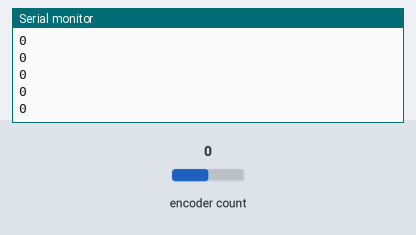
A sketch run on a simulated ESP32. Shown: the last lines printed to the serial monitor. Inputs (shaded band) come from the test bench; at power-on: encoder count 0.

Above: at 1.2 s.
1.3 s: encoder count set to 1
At 2.4 s:
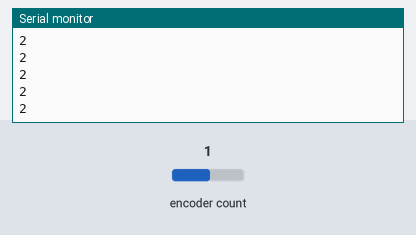
2.8 s: encoder count set to 2
At 3.8 s:
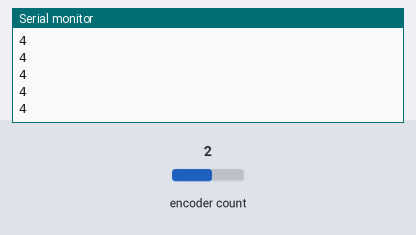
Timing chart, 0 to 5.8 s (numbered marks = the images above; inputs shaded):
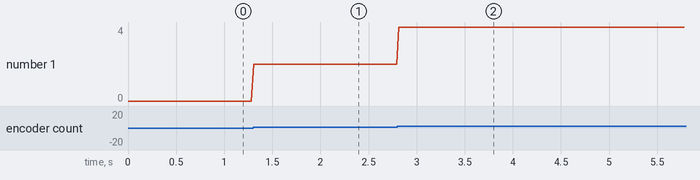

The sketch:

codeurrotatifserialvalue.ino
```cpp
#include <ESP32Encoder.h>

#define CLK 22 // CLK ENCODER
#define DT 23 // DT ENCODER

ESP32Encoder encoder;

void setup () {
  encoder.attachHalfQuad(DT, CLK);
  encoder.setCount(0);
  Serial.begin ( 9600 );
}

void loop () {
  long newPosition = encoder.getCount();
  Serial.println(newPosition);
  delay(25);
}
```

Measured:
- after the input at 1.3 s, the serial monitor: prints a new line at once (image 1)
- after the input at 2.8 s, the serial monitor: prints a new line at once (image 2)
- plotted number 1: 0 → 2 after the input at 1.3 s, 2 → 4 after the input at 2.8 s
